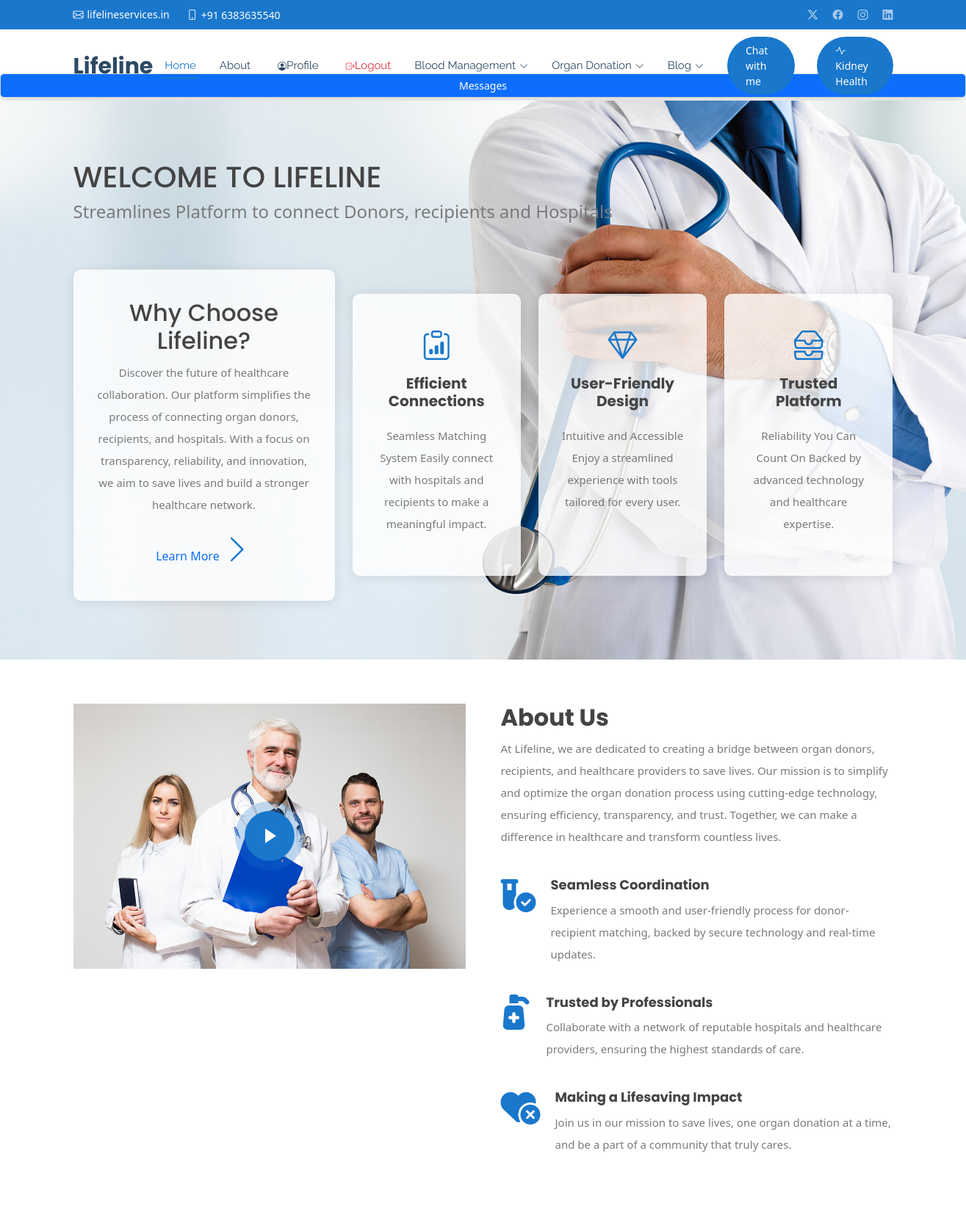
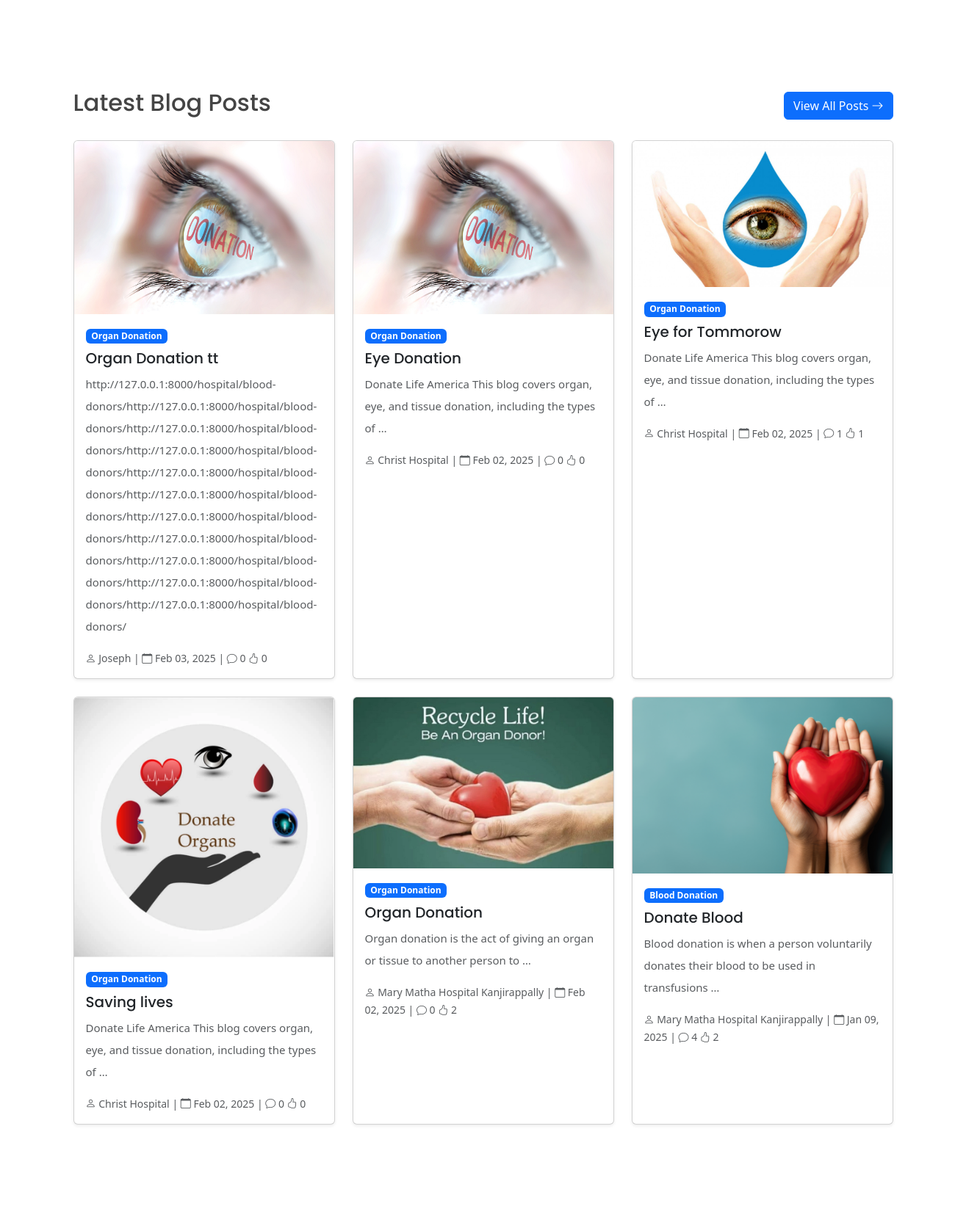
/donor_home/ (signed in, upper part), run on the app's committed database (2 pictures, top to bottom).
### core/models.py (models this page shows, shortened)
class Blog(models.Model):
    title = models.CharField(max_length=200)
    slug = models.SlugField(unique=True, blank=True)
    category = models.ForeignKey(BlogCategory, on_delete=models.SET_NULL, null=True)
    featured_image = models.ImageField(upload_to='blog_images/')
    content = RichTextField()
    author = models.ForeignKey(Hospital, on_delete=models.CASCADE)  # Changed to Donor model
    created_at = models.DateTimeField(auto_now_add=True)
    updated_at = models.DateTimeField(auto_now=True)
    is_featured = models.BooleanField(default=False)
    views_count = models.PositiveIntegerField(default=0)
    tags = models.CharField(max_length=200, help_text="Comma separated tags")
    views = models.PositiveIntegerField(default=0)
    likes = models.ManyToManyField(User, related_name='blog_likes', blank=True, default=0)
    dislikes = models.ManyToManyField(User, related_name='blog_dislikes', blank=True, default=0)
    class Meta:
        ordering = ['-created_at']

class BlogCategory(models.Model):
    name = models.CharField(max_length=100)
    slug = models.SlugField(unique=True, blank=True)
    class Meta:
        verbose_name_plural = "Blog Categories"

class Hospital(models.Model):
    DISTRICT_CHOICES = Donor.PLACE_CHOICES
    user = models.OneToOneField(User, on_delete=models.CASCADE, related_name='hospital_profile',default=1)
    profile_picture = models.ImageField(upload_to='hospital_profiles/', null=True, blank=True)
    name = models.CharField(max_length=255)
    district = models.CharField(choices=DISTRICT_CHOICES, max_length=100)
    phone = models.CharField(max_length=10, unique=True)
    email = models.EmailField(unique=True)
    manager_name = models.CharField(max_length=255,default="david")
    manager_phone = models.CharField(max_length=10,default=9999999999)
    is_active = models.BooleanField(default=True)
    created_at = models.DateTimeField(default=timezone.now)
    updated_at = models.DateTimeField(auto_now=True)
    def __str__(self):
        return self.name
    class Meta:
        verbose_name = 'Hospital'
        verbose_name_plural = 'Hospitals'

### core/views.py (the view)
# urls.py: path('donor_home/', views.donor_home, name='donor_home'),
@login_required
def donor_home(request):
    latest_blogs = Blog.objects.all().order_by('-created_at')[:9]
    recent_messages = Message.objects.filter(
        recipient=request.user
    ).order_by('-timestamp')[:5]
    context = {
        'latest_blogs': latest_blogs,
        'recent_messages': recent_messages
    }
    return render(request, 'donor/donor_home.html', context)

### core/templates/donor/donor_home.html (shortened to what this page needs)
{% extends 'base.html' %}
{% load static %}
{% block content %}
<div class="card shadow mb-1">
      <a href="{% url 'donor_all_messages' %}" class="btn btn-sm btn-primary">Messages</a>
  </div>
<body class="index-page">
  <main class="main">
    <section id="hero" class="hero section light-background">
      <div class="container position-relative">
        <div class="welcome position-relative" data-aos="fade-down" data-aos-delay="100">
          <h1>WELCOME TO LIFELINE</h1>
          <p>Streamlines Platform to connect Donors, recipients and Hospitals</p>
        </div>
        <div class="content row gy-4">
          <div class="col-lg-4 d-flex align-items-stretch">
            <div class="icon-box" data-aos="zoom-out" data-aos-delay="200">
              <h2>Why Choose Lifeline?</h2>
              <p>
                Discover the future of healthcare collaboration. Our platform simplifies the process of connecting organ donors, recipients, and hospitals. With a focus on transparency, reliability, and innovation, we aim to save lives and build a stronger healthcare network.
              </p>
              <div class="text-center">
                <a href="#about" class="more-btn"><span>Learn More</span> <i class="bi bi-chevron-right"></i></a>
              </div>
            </div>
          </div>
          <div class="col-lg-8 d-flex align-items-stretch">
            <div class="d-flex flex-column justify-content-center">
              <div class="row gy-4">
                <div class="col-xl-4 d-flex align-items-stretch">
                  <div class="icon-box" data-aos="zoom-out" data-aos-delay="300">
                    <i class="bi bi-clipboard-data"></i>
                    <h4>Efficient Connections</h4>
                    <p>Seamless Matching System
                      Easily connect with hospitals and recipients to make a meaningful impact.</p>
                  </div>
                </div>
                <div class="col-xl-4 d-flex align-items-stretch">
                  <div class="icon-box" data-aos="zoom-out" data-aos-delay="400">
                    <i class="bi bi-gem"></i>
                    <h4>User-Friendly Design</h4>
                    <p>Intuitive and Accessible
                      Enjoy a streamlined experience with tools tailored for every user.</p>
                  </div>
                </div>
                <div class="col-xl-4 d-flex align-items-stretch">
                  <div class="icon-box" data-aos="zoom-out" data-aos-delay="500">
                    <i class="bi bi-inboxes"></i>
                    <h4>Trusted Platform</h4>
                    <p>Reliability You Can Count On
                      Backed by advanced technology and healthcare expertise.</p>
                  </div>
                </div>
              </div>
            </div>
          </div>
        </div>
      </div>
    </section>
    <section id="about" class="about section">
      <div class="container">
        <div class="row gy-4 gx-5">
          <div class="col-lg-6 position-relative align-self-start" data-aos="fade-up" data-aos-delay="200">
            <img src="{% static 'img/about.jpg' %}" class="img-fluid" alt="">
            <a href="https://www.youtube.com/watch?v=l6KvmRwvG0s" class="glightbox pulsating-play-btn"></a>
          </div>
          <div class="col-lg-6 content" data-aos="fade-up" data-aos-delay="100">
            <h3>About Us</h3>
            <p>
              At Lifeline, we are dedicated to creating a bridge between organ donors, recipients, and healthcare providers to save lives. Our mission is to simplify and optimize the organ donation process using cutting-edge technology, ensuring efficiency, transparency, and trust. Together, we can make a difference in healthcare and transform countless lives.
            </p>
            <ul>
              <li>
                <i class="fa-solid fa-vial-circle-check"></i>
                <div>
                  <h5>Seamless Coordination</h5>
                  <p>Experience a smooth and user-friendly process for donor-recipient matching, backed by secure technology and real-time updates.</p>
                </div>
              </li>
              <li>
                <i class="fa-solid fa-pump-medical"></i>
                <div>
                  <h5>Trusted by Professionals</h5>
                  <p>Collaborate with a network of reputable hospitals and healthcare providers, ensuring the highest standards of care.</p>
                </div>
              </li>
              <li>
                <i class="fa-solid fa-heart-circle-xmark"></i>
                <div>
                  <h5>Making a Lifesaving Impact</h5>
                  <p>Join us in our mission to save lives, one organ donation at a time, and be a part of a community that truly cares.</p>
                </div>
              </li>
            </ul>
          </div>
        </div>
      </div>
    </section>
</main>
<section class="blog-posts py-5">
  <div class="container">
    <div class="row">
      <div class="col-12">
        <div class="d-flex justify-content-between align-items-center mb-4">
          <h2>Latest Blog Posts</h2>
          <a href="{% url 'blog_list' %}" class="btn btn-primary">
            View All Posts <i class="bi bi-arrow-right"></i>
          </a>
        </div>
        <div class="row g-4">
          {% for blog in latest_blogs %}
          <div class="col-md-4">
            <div class="card h-100 blog-card shadow-sm">
              <a href="{% url 'blog_detail' blog.slug %}" class="text-decoration-none">
                <div class="blog-image-wrapper">
                  {% if blog.featured_image %}
                  <img src="{{ blog.featured_image.url }}" class="card-img-top" alt="{{ blog.title }}">
                  {% endif %}
                </div>
                <div class="card-body">
                  <span class="badge bg-primary mb-2">{{ blog.category.name }}</span>
                  <h5 class="card-title text-dark">{{ blog.title }}</h5>
                  <p class="card-text text-muted">{{ blog.content|safe|truncatewords:15 }}</p>
                  <div class="blog-meta">
                    <small class="text-muted">
                      <i class="bi bi-person"></i> {{ blog.author }} |
                      <i class="bi bi-calendar"></i> {{ blog.created_at|date:"M d, Y" }} |
                      <i class="bi bi-chat"></i> {{ blog.comments.count }}
                      <i class="bi bi-hand-thumbs-up"></i> {{ blog.likes.count }}
                    </small>
                  </div>
                </div>
              </a>
            </div>
          </div>
          {% endfor %}
        </div>
      </div>
    </div>
  </div>
</section>
<link href="{% static 'vendor/aos/aos.css' %}" rel="stylesheet">
</body>
{% endblock %}

### static/css/main.css (style rules this page uses)
:root { --default-font: "Roboto", system-ui, -apple-system, "Segoe UI", Roboto, "Helvetica Neue", Arial, "Noto Sans", "Liberation Sans", sans-serif, "Apple Color Emoji", "Segoe UI Emoji", "Segoe UI Symbol", "Noto Color Emoji"; --heading-font: "Poppins", sans-serif; --nav-font: "Raleway", sans-serif; }
:root { --background-color: #ffffff; --default-color: #444444; --heading-color: #2c4964; --accent-color: #1977cc; --surface-color: #ffffff; --contrast-color: #ffffff; }
:root { --nav-color: #2c4964; --nav-hover-color: #1977cc; --nav-mobile-background-color: #ffffff; --nav-dropdown-background-color: #ffffff; --nav-dropdown-color: #2c4964; --nav-dropdown-hover-color: #1977cc; }
.light-background { --background-color: #f1f7fc; --surface-color: #ffffff; }
:root { scroll-behavior: smooth; }
body { color: var(--default-color); background-color: var(--background-color); font-family: var(--default-font); }
a { color: var(--accent-color); text-decoration: none; transition: 0.3s; }
h1, h2, h3, h4, h5, h6 { color: var(--heading-color); font-family: var(--heading-font); }
.pulsating-play-btn { width: 94px; height: 94px; background: radial-gradient(var(--accent-color) 50%, color-mix(in srgb, var(--accent-color), transparent 75%) 52%); border-radius: 50%; display: block; position: relative; overflow: hidden; }
.pulsating-play-btn:before { content: ""; position: absolute; width: 120px; height: 120px; animation-delay: 0s; animation: pulsate-play-btn 2s; animation-direction: forwards; animation-iteration-count: infinite; animation-timing-function: steps; opacity: 1; border-radius: 50%; border: 5px solid color-mix(in srgb, var(--accent-color), transparent 30%); top: -15%; left: -15%; background: rgba(198, 16, 0, 0); }
.pulsating-play-btn:after { content: ""; position: absolute; left: 50%; top: 50%; transform: translateX(-40%) translateY(-50%); width: 0; height: 0; border-top: 10px solid transparent; border-bottom: 10px solid transparent; border-left: 15px solid #fff; z-index: 100; transition: all 400ms cubic-bezier(0.55, 0.055, 0.675, 0.19); }
section, .section { color: var(--default-color); background-color: var(--background-color); padding: 60px 0; scroll-margin-top: 72px; overflow: clip; }
.hero { width: 100%; min-height: calc(100vh - 112px); padding: 80px 0; display: flex; align-items: center; justify-content: center; position: relative; overflow: hidden; }
.hero .container { z-index: 3; }
.hero .welcome p { font-size: 24px; margin: 0; }
.hero .content { margin-top: 40px; }
.hero .content .icon-box { text-align: center; border-radius: 10px; background: color-mix(in srgb, var(--surface-color), transparent 20%); box-shadow: 0px 2px 15px rgba(0, 0, 0, 0.1); padding: 40px 30px; width: 100%; }
.hero .content .icon-box i { font-size: 40px; color: var(--accent-color); }
.hero .content .icon-box h4 { font-size: 20px; font-weight: 700; margin: 10px 0 20px 0; }
.hero .content .icon-box p { font-size: 15px; color: color-mix(in srgb, var(--default-color), transparent 30%); }
.about .content h3 { font-size: 2rem; font-weight: 700; }
.about .content ul { list-style: none; padding: 0; }
.about .content ul li { display: flex; align-items: flex-start; margin-top: 40px; }
.about .content ul i { flex-shrink: 0; font-size: 48px; color: var(--accent-color); margin-right: 20px; }
.about .content ul h5 { font-size: 18px; font-weight: 700; }
.about .content ul p { font-size: 15px; }
.about .content p:last-child { margin-bottom: 0; }
.about .pulsating-play-btn { position: absolute; left: calc(50% - 47px); top: calc(50% - 47px); }
.card { border-radius: 15px; transition: transform 0.2s ease-in-out; }
.btn-primary { background-color: #007bff; border-color: #007bff; color: white; border-radius: 8px; padding: 12px 20px; font-size: 16px; transition: background-color 0.3s ease-in-out; }
.card { border: none; transition: all 0.3s ease; }
.btn-primary { background-color: #0d6efd; border-color: #0d6efd; padding: 8px 20px; transition: all 0.3s ease; }

### static/css/templatemo-stand-blog.css (style rules this page uses)
body { font-family: 'Roboto', sans-serif; overflow-x: hidden; text-rendering: optimizeLegibility; -webkit-font-smoothing: antialiased; -moz-osx-font-smoothing: grayscale; }
p { margin-bottom: 0px; font-size: 15px; font-weight: 400; color: #7a7a7a; line-height: 30px; }
a { text-decoration: none!important; }
ul { padding: 0; margin: 0; list-style: none; }
h1,h2,h3,h4,h5,h6 { margin: 0px; }
.blog-posts { margin-top: 100px; }

### data on the page
Blog: featured_image (picture), category.name "Organ Donation", title "Organ Donation tt", content "http://127.0.0.1:8000/hospital/blood-donors/http://127.0.0.1:8000/hospital/blood-donors/http://127.0.0.1:8000/hospital/blood-donors/http://127.0.0.1:8000/hospital/blood-donors/http://127.0.0.1:8000/hospital/blood-donors/http://127.0.0.1:8000/hospital/blood-donors/http://127.0.0.1:8000/hospital/blood-donors/http://127.0.0.1:8000/hospital/blood-donors/http://127.0.0.1:8000/hospital/blood-donors/http://127.0.0.1:8000/hospital/blood-donors/http://127.0.0.1:8000/hospital/blood-donors/", author "Joseph", created_at "Feb 03, 2025", comments.count "0", likes.count "0"
Blog: featured_image (picture), category.name "Organ Donation", title "Eye Donation", content "Donate Life America This blog covers organ, eye, and tissue donation, including the types of …", author "Christ Hospital", created_at "Feb 02, 2025", comments.count "0", likes.count "0"
Blog: featured_image (picture), category.name "Organ Donation", title "Eye for Tommorow", content "Donate Life America This blog covers organ, eye, and tissue donation, including the types of …", author "Christ Hospital", created_at "Feb 02, 2025", comments.count "1", likes.count "1"
Blog: featured_image (picture), category.name "Organ Donation", title "Saving lives", content "Donate Life America This blog covers organ, eye, and tissue donation, including the types of …", author "Christ Hospital", created_at "Feb 02, 2025", comments.count "0", likes.count "0"
Blog: featured_image (picture), category.name "Organ Donation", title "Organ Donation", content "Organ donation is the act of giving an organ or tissue to another person to …", author "Mary Matha Hospital Kanjirappally", created_at "Feb 02, 2025", comments.count "0", likes.count "2"
Blog: featured_image (picture), category.name "Blood Donation", title "Donate Blood", content "Blood donation is when a person voluntarily donates their blood to be used in transfusions …", author "Mary Matha Hospital Kanjirappally", created_at "Jan 09, 2025", comments.count "4", likes.count "2"
